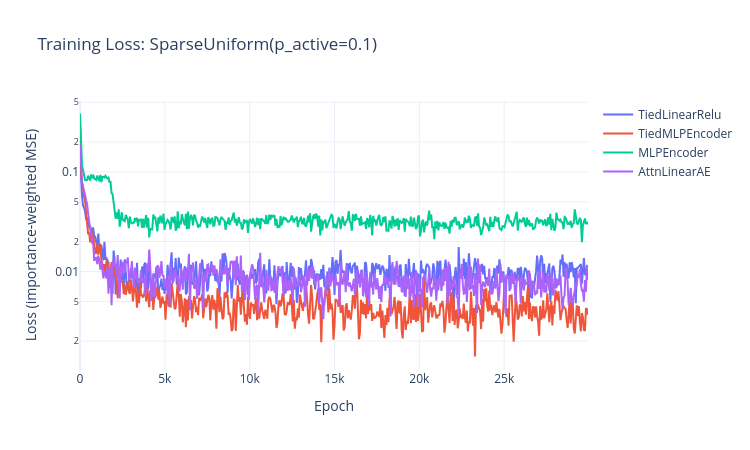

This figure's notebook cell:
### Markdown cell above
## Loss Curves

Three of the four architectures (TiedLinearRelu, TiedMLPEncoder,
AttnLinearAE) converge to similar low losses. The outlier is
**MLPEncoder**, which converges to a substantially higher loss
despite having the most parameters. Without weight tying, the
encoder and decoder can drift apart, making optimization harder
in this small-scale setting.

### Code cell
# -- Plot loss curves --

colors = {
    "TiedLinearRelu": "#636EFA",
    "TiedMLPEncoder": "#EF553B",
    "MLPEncoder": "#00CC96",
    "AttnLinearAE": "#AB63FA",
}

fig_loss = go.Figure()
for name, losses in all_losses.items():
    # Subsample for readability
    step = max(1, len(losses) // 500)
    epochs = list(range(0, len(losses), step))
    sampled = [losses[i] for i in epochs]
    fig_loss.add_trace(
        go.Scatter(
            x=epochs,
            y=sampled,
            mode="lines",
            name=name,
            line=dict(color=colors[name], width=2),
        )
    )

fig_loss.update_layout(
    title="Training Loss: SparseUniform(p_active=0.1)",
    xaxis_title="Epoch",
    yaxis_title="Loss (importance-weighted MSE)",
    yaxis_type="log",
    template="plotly_white",
    height=450,
    width=750,
)
fig_loss.show()

### Figure 1 — Plotly figure (JSON) as saved in the notebook; plotly's stock layout.template omitted (floating-point values rounded to 4 significant figures; data arrays with more than 128 entries replaced by an {"elided": "..."} marker saying what was removed)
{"data": [{"line": {"color": "#636EFA", "width": 2}, "mode": "lines", "name": "TiedLinearRelu", "type": "scatter", "x": {"elided": "500 int values"}, "y": {"elided": "500 float values"}}, {"line": {"color": "#EF553B", "width": 2}, "mode": "lines", "name": "TiedMLPEncoder", "type": "scatter", "x": {"elided": "500 int values"}, "y": {"elided": "500 float values"}}, {"line": {"color": "#00CC96", "width": 2}, "mode": "lines", "name": "MLPEncoder", "type": "scatter", "x": {"elided": "500 int values"}, "y": {"elided": "500 float values"}}, {"line": {"color": "#AB63FA", "width": 2}, "mode": "lines", "name": "AttnLinearAE", "type": "scatter", "x": {"elided": "500 int values"}, "y": {"elided": "500 float values"}}], "layout": {"height": 450, "title": {"text": "Training Loss: SparseUniform(p_active=0.1)"}, "width": 750, "xaxis": {"title": {"text": "Epoch"}}, "yaxis": {"title": {"text": "Loss (importance-weighted MSE)"}, "type": "log"}}}
